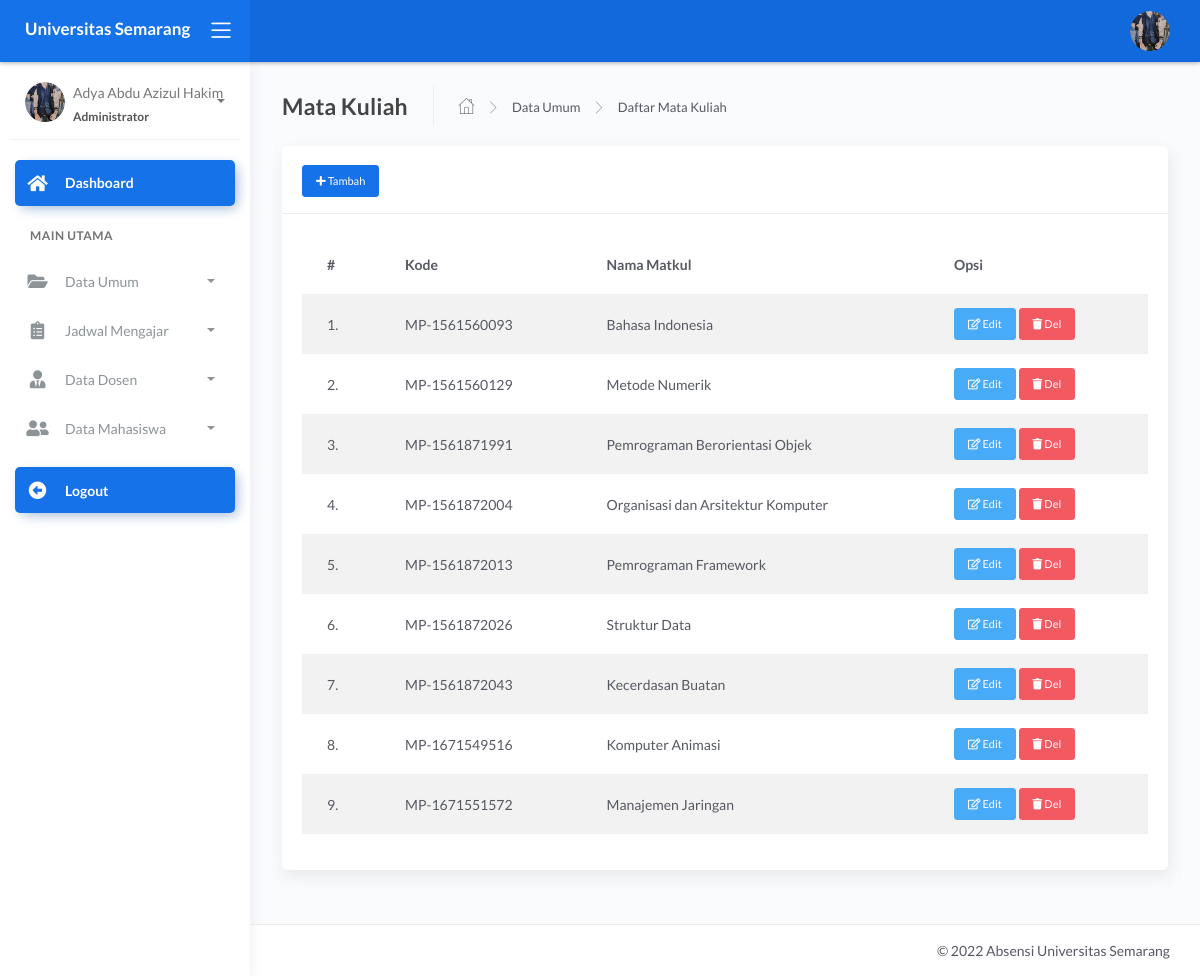
The page /admin/dashboard.php?page=master&act=matkul (signed in) on the database its author committed.
### tables this page shows
CREATE TABLE `tb_matkul` (
  `id_matkul` int(11) NOT NULL,
  `kode_matkul` varchar(40) NOT NULL,
  `matkul` varchar(60) NOT NULL
);

### admin/modul/master/matkul/data.php (the view, shortened to what this page needs)
<div class="page-inner">
  <div class="page-header">
    <h4 class="page-title">Mata Kuliah</h4>
    <ul class="breadcrumbs">
      <li class="nav-home">
        <a href="#">
          <i class="flaticon-home"></i>
        </a>
      </li>
      <li class="separator">
        <i class="flaticon-right-arrow"></i>
      </li>
      <li class="nav-item">
        <a href="#">Data Umum</a>
      </li>
      <li class="separator">
        <i class="flaticon-right-arrow"></i>
      </li>
      <li class="nav-item">
        <a href="#">Daftar Mata Kuliah</a>
      </li>
    </ul>
  </div>
  <div class="row">
    <div class="col-md-12">
      <div class="card">
        <div class="card-header">
          <div class="card-title">
            <a href="" class="btn btn-primary btn-sm text-white" data-toggle="modal" data-target="#myModal"><i class="fa fa-plus"></i> Tambah</a>
          </div>
        </div>
        <div class="card-body">
          <div class="table-responsive">
            <table class="table table-hover table-striped">
              <thead>
                <tr>
                  <th>#</th>
                  <th>Kode</th>
                  <th>Nama Matkul</th>
                  <th>Opsi</th>
                </tr>
              </thead>
              <tbody>
                <?php
                $no = 1;
                $mapel = mysqli_query($con, "SELECT * FROM tb_matkul");
                foreach ($mapel as $k) { ?>
                  <tr>
                    <td><?= $no++; ?>.</td>
                    <td><?= $k['kode_matkul']; ?></td>
                    <td><?= $k['matkul']; ?></td>
                    <td>
                      <a href="" class="btn btn-info btn-sm" data-toggle="modal" data-target="#edit<?= $k['id_matkul'] ?>"><i class="far fa-edit"></i> Edit</a>
                      <a class="btn btn-danger btn-sm" onclick="return confirm('Yakin Hapus Data ??')" href="?page=master&act=delmatkul&id=<?= $k['id_matkul'] ?>"><i class="fas fa-trash"></i> Del</a>
                    </td>
                  </tr>
                <?php } ?>
              </tbody>
            </table>
          </div>
        </div>
      </div>
    </div>
  </div>
</div>

### admin/dashboard.php (shortened to what this page needs)
<?php
include '../config/db.php';
?> <script>
<?php
$id_login = @$_SESSION['admin'];
$sql = mysqli_query($con, "SELECT * FROM tb_admin
 WHERE id_admin = '$id_login'") or die(mysqli_error($con));
$data = mysqli_fetch_array($sql);
?>
<!DOCTYPE html>
<html lang="en">
<head>
	<link rel="stylesheet" href="../assets/css/bootstrap.min.css">
	<link rel="stylesheet" href="../assets/css/atlantis.min.css">
	<link rel="stylesheet" href="../assets/css/demo.css">
</head>
<body>
	<div class="wrapper">
		<div class="main-header">
			<div class="logo-header" data-background-color="blue">
				<a href="dashboard.php" class="logo">
					<b class="text-white">Universitas Semarang</b>
				</a>
				<div class="nav-toggle">
					<button class="btn btn-toggle toggle-sidebar">
						<i class="icon-menu"></i>
					</button>
				</div>
			</div>
			<nav class="navbar navbar-header navbar-expand-lg" data-background-color="blue2">
				<div class="container-fluid">
					<ul class="navbar-nav topbar-nav ml-md-auto align-items-center">
						<li class="nav-item dropdown hidden-caret">
							<a class="dropdown-toggle profile-pic" data-toggle="dropdown" href="#" aria-expanded="false">
								<div class="avatar-sm">
									<img src="../assets/img/user/<?= $data['foto'] ?>" alt="..." class="avatar-img rounded-circle">
								</div>
							</a>
						</li>
					</ul>
				</div>
			</nav>
		</div>
		<div class="sidebar sidebar-style-2">
			<div class="sidebar-wrapper scrollbar scrollbar-inner">
				<div class="sidebar-content">
					<div class="user">
						<div class="avatar-sm float-left mr-2">
							<img src="../assets/img/user/<?= $data['foto'] ?>" alt="..." class="avatar-img rounded-circle">
						</div>
						<div class="info">
							<a data-toggle="collapse" href="#collapseExample" aria-expanded="true">
								<span>
									<?= $data['nama_lengkap'] ?>
									<span class="user-level">Administrator</span>
									<span class="caret"></span>
								</span>
							</a>
						</div>
					</div>
					<ul class="nav nav-primary">
						<li class="nav-item active">
							<a href="dashboard.php" class="collapsed">
								<i class="fas fa-home"></i>
								<p>Dashboard</p>
							</a>
						</li>
						<li class="nav-section">
							<h4 class="text-section">Main Utama</h4>
						</li>
						<li class="nav-item">
							<a data-toggle="collapse" href="#base">
								<i class="fas fa-folder-open"></i>
								<p>Data Umum</p>
								<span class="caret"></span>
							</a>
						</li>
						<li class="nav-item">
							<a data-toggle="collapse" href="#sidebarLayouts">
								<i class="fas fa-clipboard-list"></i>
								<p>Jadwal Mengajar</p>
								<span class="caret"></span>
							</a>
						</li>
						<li class="nav-item">
							<a data-toggle="collapse" href="#guru">
								<i class="fas fa-user-tie"></i>
								<p>Data Dosen</p>
								<span class="caret"></span>
							</a>
						</li>
						<li class="nav-item">
							<a data-toggle="collapse" href="#siswa">
								<i class="fas fa-user-friends"></i>
								<p>Data Mahasiswa</p>
								<span class="caret"></span>
							</a>
						<li class="nav-item active mt-3">
							<a href="logout.php" class="collapsed">
								<i class="fas fa-arrow-alt-circle-left"></i>
								<p>Logout</p>
							</a>
						</li>
					</ul>
				</div>
			</div>
		</div>
		<div class="main-panel">
			<div class="content">
				<?php
				$page = @$_GET['page'];
				$act = @$_GET['act'];
				if ($page == 'master') {
					if ($act == 'kelas') {
						include 'modul/master/kelas/data_kelas.php';
					} elseif ($act == 'delkelas') {
						include 'modul/master/kelas/del.php';
					} elseif ($act == 'semester') {
						include 'modul/master/semester/data.php';
					} elseif ($act == 'delsemester') {
						include 'modul/master/semester/del.php';
					} elseif ($act == 'set_semester') {
						include 'modul/master/semester/set.php';
					}
					elseif ($act == 'ta') {
						include 'modul/master/ta/data.php';
					} elseif ($act == 'delta') {
						include 'modul/master/ta/del.php';
					} elseif ($act == 'set_ta') {
						include 'modul/master/ta/set.php';
					} elseif ($act == 'matkul') {
						include 'modul/master/matkul/data.php';
					} elseif ($act == 'delmatkul') {
						include 'modul/master/matkul/del.php';
					}
				} elseif ($page == 'doswal') {
					if ($act == '') {
						include 'modul/doswal/data.php';
					}
				} elseif ($page == '') {
					include 'modul/home.php';
				} else {
					echo "<b>Tidak ada Halaman</b>";
				}
				?>
			</div>
			<footer class="footer">
				<div class="container">
					<div class="copyright ml-auto">
						&copy; <?php echo date('Y'); ?> Absensi Universitas Semarang
					</div>
				</div>
			</footer>
		</div>
	</div>
</body>
</html>

### rows shown on the page
tb_matkul: kode_matkul "MP-1561560093", matkul "Bahasa Indonesia"
tb_matkul: kode_matkul "MP-1561560129", matkul "Metode Numerik"
tb_matkul: kode_matkul "MP-1561871991", matkul "Pemrograman Berorientasi Objek"
tb_matkul: kode_matkul "MP-1561872004", matkul "Organisasi dan Arsitektur Komputer"
tb_matkul: kode_matkul "MP-1561872013", matkul "Pemrograman Framework"
tb_matkul: kode_matkul "MP-1561872026", matkul "Struktur Data"
tb_matkul: kode_matkul "MP-1561872043", matkul "Kecerdasan Buatan"
tb_matkul: kode_matkul "MP-1671549516", matkul "Komputer Animasi"
tb_matkul: kode_matkul "MP-1671551572", matkul "Manajemen Jaringan"

### other values the page prints
$data['nama_lengkap'] "Adya Abdu Azizul Hakim"
